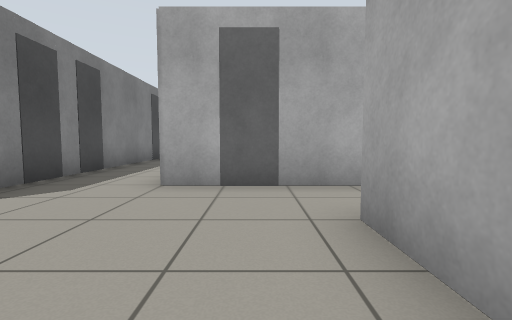
view 1 (above)

24 first-person views from a walk through a Gazebo world. The camera is 0.72 m above the floor, tilts 4° down and sees 85° across. The floor is counted in squares, 1 m on a side. Each view is taken from the middle of a square. On the plan, view 1 faces up. The plan holds only what a view shows up to about 10 squares ahead; the rest is blank.

view 2
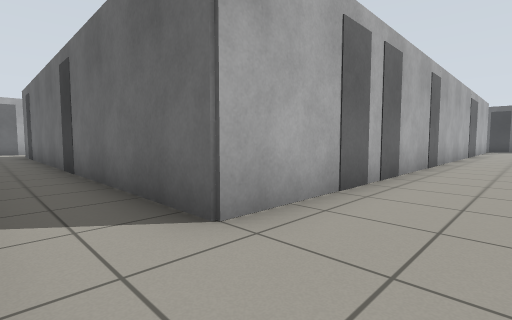

view 3
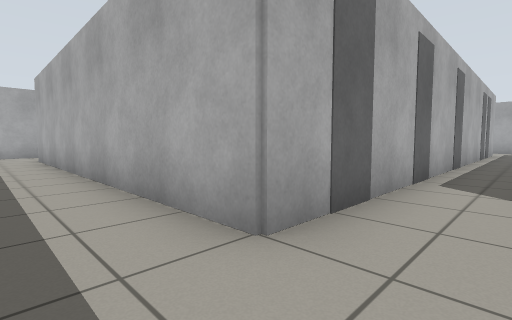

view 4
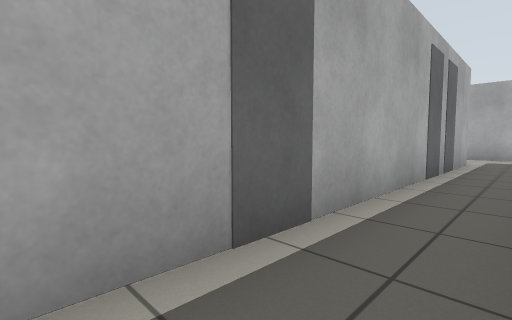

view 5
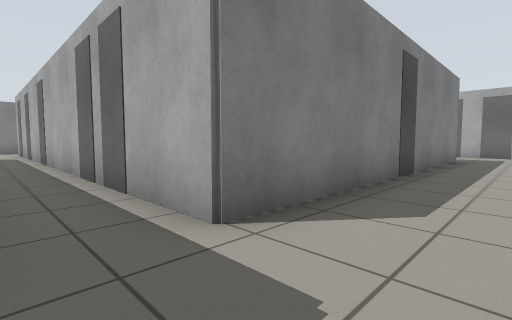

view 6
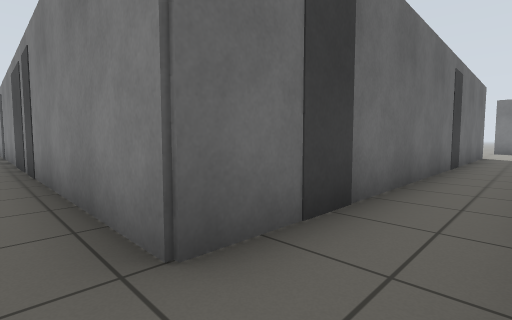

view 7
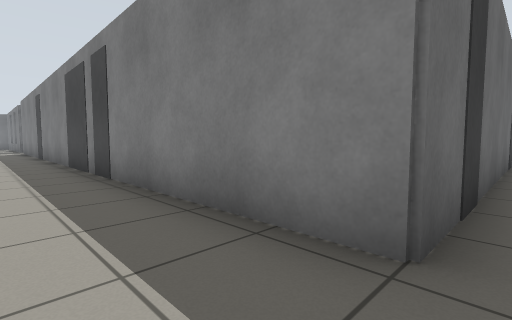

view 8
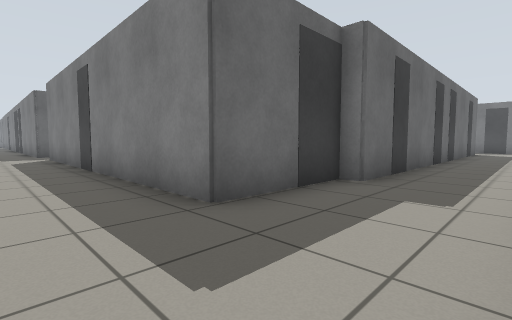

view 9
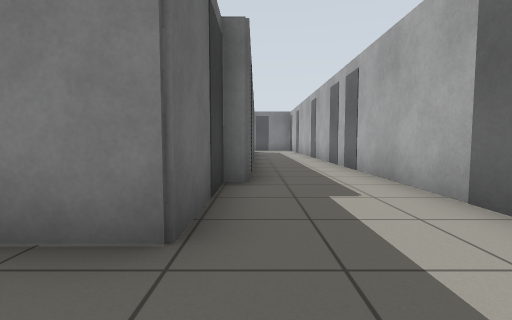

view 10
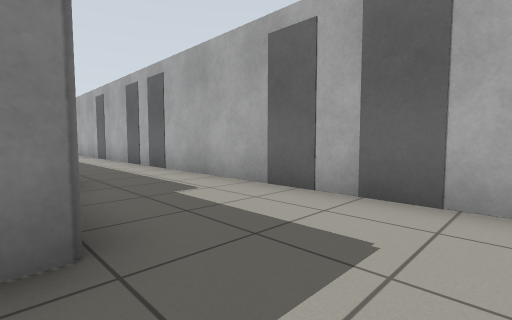

view 11
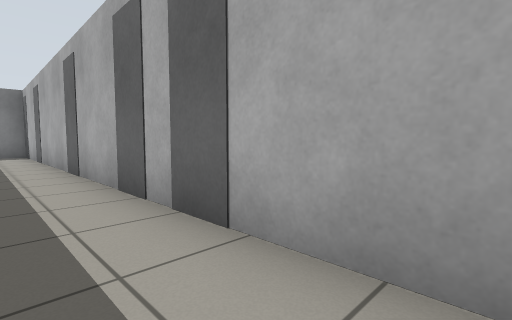

view 12
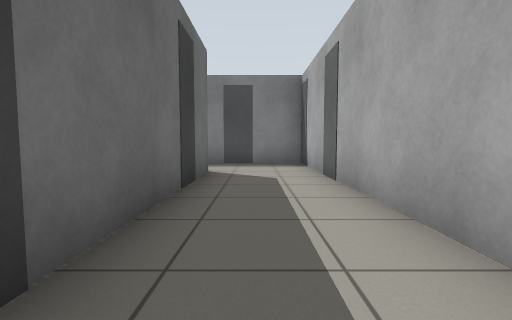

view 13
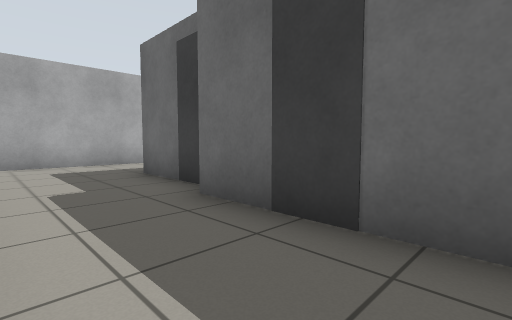

view 14
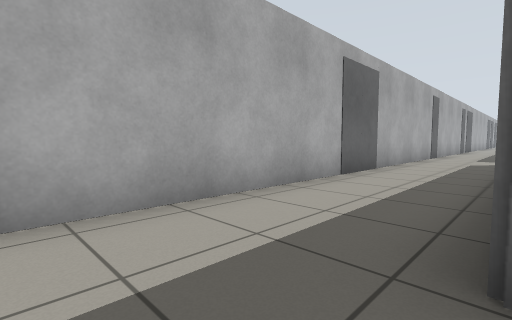

view 15
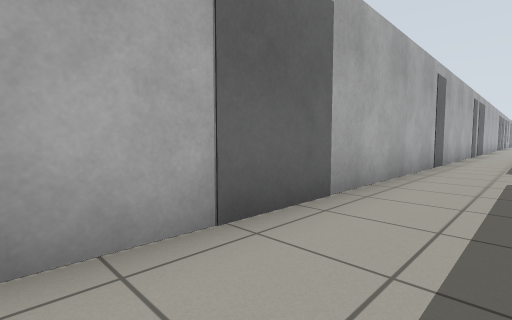

view 16
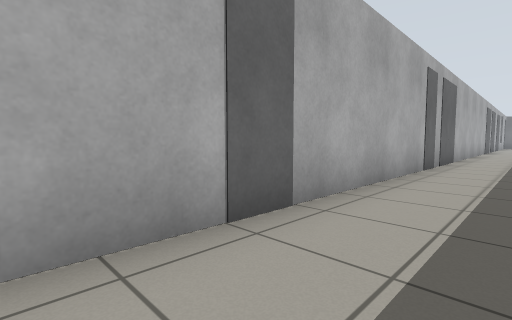

view 17
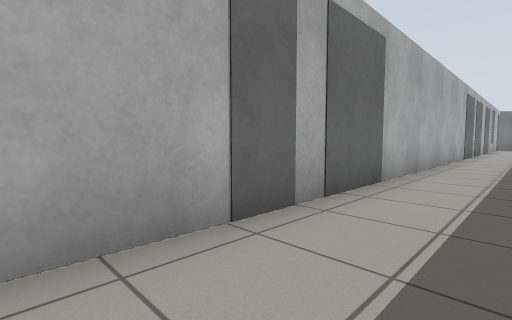

view 18
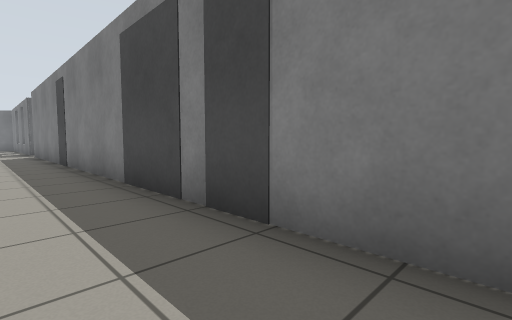

view 19
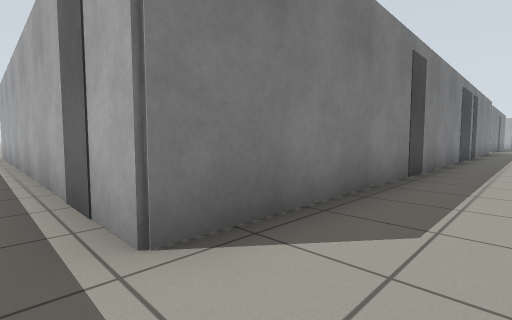

view 20
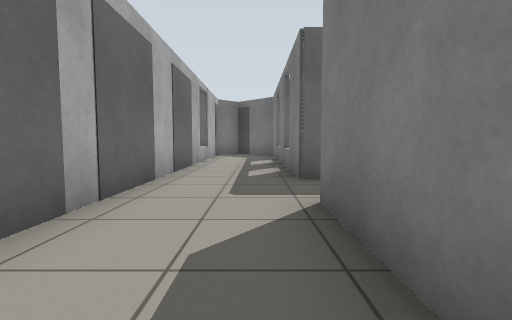

view 21
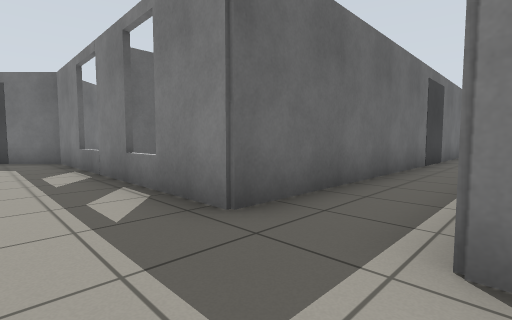

view 22
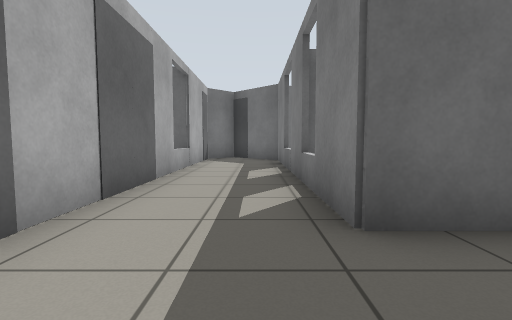

view 23
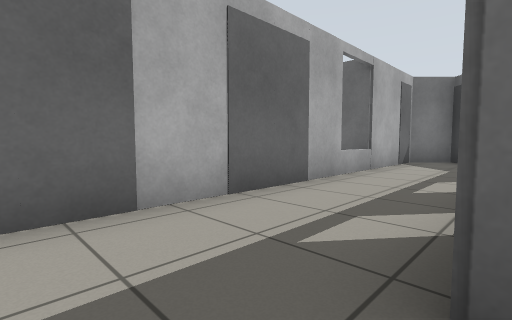

view 24
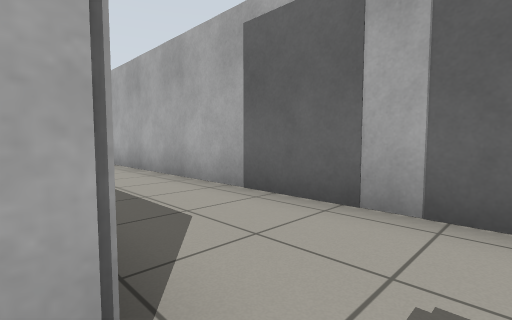

### Floor plan
Key: @ floor where view 1 was taken; # wall or solid block; . floor; B grey box; W window; O other object.
Columns run from 4 left of view 1 to 18 right of it. Each row starts with its distance up from view 1.
 18  BBBB######BBB###BBBBB
 17 BB...................#
 16 B....................#
 15 B..#B###B####B##.....#
 14 # .#           BB##..#
 13   .#              #..#
 12  ..#              #..#
 11  ..#              #..#
 10 #..#              #..B
  9 #..#              B..B
  8 #..#              #..#
  7 B..#              #..#
  6 B..#              #..#
  5 B..#B#BB##B###B#B##..#
  4 B....................#
  3 B....................B
  2   ...#####B######B#..#
  1    ..#            #..#
  0    .@B            #..#
 -1    ..#            #..#
 -2    ..B            #..#
 -3    ..#            B..B
 -4    ..#            B..B
 -5    ..B            B..B
 -6     .#            #..#
 -7     .#            #..#
 -8     .#            #..#
 -9                   #..#
-10                   #..#
-11                   B..#
-12                   #..#
-13                   #..#
-14                   #..B
-15                   #..B
-16        ##########B#..B
-17            ..........B
-18         ##BB#######..B
-19                   B..B
-20                   B..B
-21                   B..B
-22                  #B..B
-23                   W..W
-24                   #..##
-25                   #..B
-26                   #..B
-27                  ##B.O
-28                    BO#

Where each view was taken, in squares from view 1:
view 1: 0 up, 0 right, facing up
view 2: 4 up, 1 left, facing down-right
view 3: 3 up, 3 left, facing up-right
view 4: 3 up, 4 right, facing up-right
view 5: 3 up, 16 right, facing up-left
view 6: 4 up, 15 right, facing down-left
view 7: 3 up, 16 right, facing down-left
view 8: 17 up, 16 right, facing down-left
view 9: 15 up, 16 right, facing left
view 10: 14 up, 16 right, facing up-left
view 11: 16 up, 11 right, facing up-left
view 12: 16 up, 5 right, facing left
view 13: 17 up, 8 right, facing down-right
view 14: 16 up, 14 right, facing down-right
view 15: 12 up, 15 right, facing down-right
view 16: 5 up, 15 right, facing down-right
view 17: 1 down, 15 right, facing down-right
view 18: 1 down, 16 right, facing down-left
view 19: 17 down, 16 right, facing up-left
view 20: 13 down, 15 right, facing down
view 21: 16 down, 16 right, facing down-left
view 22: 16 down, 15 right, facing down
view 23: 17 down, 14 right, facing down-right
view 24: 17 down, 14 right, facing up-right
